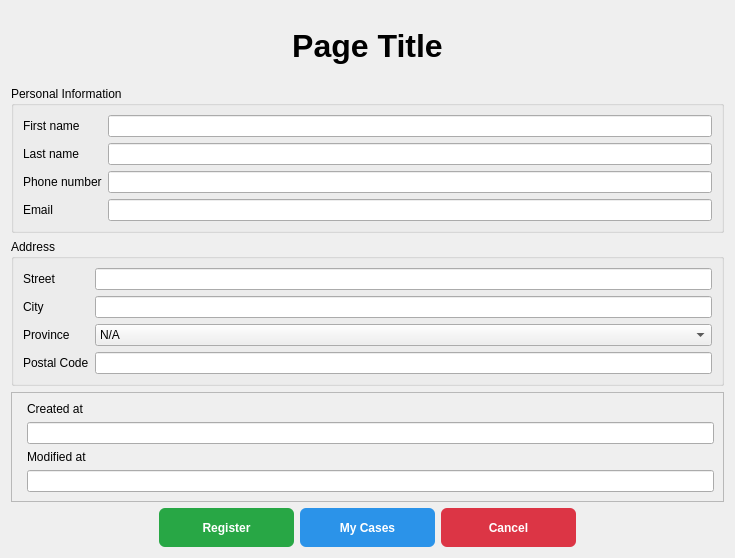
<?xml version="1.0" encoding="UTF-8"?>
<ui version="4.0">
 <class>ClientForm</class>
 <widget class="QWidget" name="ClientForm">
  <property name="geometry">
   <rect>
    <x>0</x>
    <y>0</y>
    <width>735</width>
    <height>558</height>
   </rect>
  </property>
  <property name="windowTitle">
   <string>Form</string>
  </property>
  <layout class="QVBoxLayout" name="verticalLayout">
   <item>
    <widget class="QLabel" name="page_title">
     <property name="font">
      <font>
       <pointsize>24</pointsize>
       <bold>true</bold>
      </font>
     </property>
     <property name="text">
      <string>Page Title</string>
     </property>
     <property name="alignment">
      <set>Qt::AlignmentFlag::AlignCenter</set>
     </property>
    </widget>
   </item>
   <item>
    <widget class="QGroupBox" name="personalInformationBox">
     <property name="font">
      <font>
       <pointsize>9</pointsize>
      </font>
     </property>
     <property name="title">
      <string>Personal Information</string>
     </property>
     <layout class="QFormLayout" name="formLayout">
      <item row="0" column="0">
       <widget class="QLabel" name="firstNameLabel">
        <property name="font">
         <font>
          <pointsize>9</pointsize>
         </font>
        </property>
        <property name="text">
         <string>First name</string>
        </property>
       </widget>
      </item>
      <item row="0" column="1">
       <widget class="QLineEdit" name="firstNameLineedit">
        <property name="font">
         <font>
          <pointsize>9</pointsize>
         </font>
        </property>
       </widget>
      </item>
      <item row="1" column="0">
       <widget class="QLabel" name="lastNameLabel">
        <property name="font">
         <font>
          <pointsize>9</pointsize>
         </font>
        </property>
        <property name="text">
         <string>Last name</string>
        </property>
       </widget>
      </item>
      <item row="1" column="1">
       <widget class="QLineEdit" name="lastNameLineEdit">
        <property name="font">
         <font>
          <pointsize>9</pointsize>
         </font>
        </property>
       </widget>
      </item>
      <item row="2" column="0">
       <widget class="QLabel" name="phoneNumberLabel">
        <property name="font">
         <font>
          <pointsize>9</pointsize>
         </font>
        </property>
        <property name="text">
         <string>Phone number</string>
        </property>
       </widget>
      </item>
      <item row="2" column="1">
       <widget class="QLineEdit" name="phoneNumberLineEdit">
        <property name="font">
         <font>
          <pointsize>9</pointsize>
         </font>
        </property>
       </widget>
      </item>
      <item row="3" column="0">
       <widget class="QLabel" name="emailLabel">
        <property name="font">
         <font>
          <pointsize>9</pointsize>
         </font>
        </property>
        <property name="text">
         <string>Email</string>
        </property>
       </widget>
      </item>
      <item row="3" column="1">
       <widget class="QLineEdit" name="emailLineEdit">
        <property name="font">
         <font>
          <pointsize>9</pointsize>
         </font>
        </property>
       </widget>
      </item>
     </layout>
    </widget>
   </item>
   <item>
    <widget class="QGroupBox" name="addressBox">
     <property name="font">
      <font>
       <pointsize>9</pointsize>
      </font>
     </property>
     <property name="title">
      <string>Address</string>
     </property>
     <layout class="QFormLayout" name="formLayout_2">
      <item row="0" column="0">
       <widget class="QLabel" name="streetLabel">
        <property name="font">
         <font>
          <pointsize>9</pointsize>
         </font>
        </property>
        <property name="text">
         <string>Street</string>
        </property>
       </widget>
      </item>
      <item row="0" column="1">
       <widget class="QLineEdit" name="streetLineEdit">
        <property name="font">
         <font>
          <pointsize>9</pointsize>
         </font>
        </property>
       </widget>
      </item>
      <item row="1" column="0">
       <widget class="QLabel" name="cityLabel">
        <property name="font">
         <font>
          <pointsize>9</pointsize>
         </font>
        </property>
        <property name="text">
         <string>City</string>
        </property>
       </widget>
      </item>
      <item row="1" column="1">
       <widget class="QLineEdit" name="cityLineEdit">
        <property name="font">
         <font>
          <pointsize>9</pointsize>
         </font>
        </property>
       </widget>
      </item>
      <item row="2" column="0">
       <widget class="QLabel" name="label">
        <property name="font">
         <font>
          <pointsize>9</pointsize>
         </font>
        </property>
        <property name="text">
         <string>Province</string>
        </property>
       </widget>
      </item>
      <item row="2" column="1">
       <widget class="QComboBox" name="provinceCbBox">
        <property name="font">
         <font>
          <pointsize>9</pointsize>
         </font>
        </property>
        <property name="currentText">
         <string>N/A</string>
        </property>
        <item>
         <property name="text">
          <string>N/A</string>
         </property>
        </item>
        <item>
         <property name="text">
          <string>Alberta (AB)</string>
         </property>
        </item>
        <item>
         <property name="text">
          <string>British Columbia (BC)</string>
         </property>
        </item>
        <item>
         <property name="text">
          <string>Manitoba (MB)</string>
         </property>
        </item>
        <item>
         <property name="text">
          <string>New Brunswick (NB)</string>
         </property>
        </item>
        <item>
         <property name="text">
          <string>Newfoundland and Labrador (NL)</string>
         </property>
        </item>
        <item>
         <property name="text">
          <string>Nova Scotia (NS)</string>
         </property>
        </item>
        <item>
         <property name="text">
          <string>Ontario (ON)</string>
         </property>
        </item>
        <item>
         <property name="text">
          <string>Prince Edward Island (PE) </string>
         </property>
        </item>
        <item>
         <property name="text">
          <string>Quebec (QC)</string>
         </property>
        </item>
        <item>
         <property name="text">
          <string>Saskatchewan (SK)</string>
         </property>
        </item>
        <item>
         <property name="text">
          <string>Northwest Territories (NT)</string>
         </property>
        </item>
        <item>
         <property name="text">
          <string>Nunavut (NU)</string>
         </property>
        </item>
        <item>
         <property name="text">
          <string>Yukon (YT)</string>
         </property>
        </item>
       </widget>
      </item>
      <item row="3" column="0">
       <widget class="QLabel" name="postalCodeLabel">
        <property name="font">
         <font>
          <pointsize>9</pointsize>
         </font>
        </property>
        <property name="text">
         <string>Postal Code</string>
        </property>
       </widget>
      </item>
      <item row="3" column="1">
       <widget class="QLineEdit" name="postalCodeLineEdit">
        <property name="font">
         <font>
          <pointsize>9</pointsize>
         </font>
        </property>
       </widget>
      </item>
     </layout>
    </widget>
   </item>
   <item>
    <widget class="QFrame" name="frameCreationModification">
     <property name="frameShape">
      <enum>QFrame::Shape::StyledPanel</enum>
     </property>
     <property name="frameShadow">
      <enum>QFrame::Shadow::Raised</enum>
     </property>
     <layout class="QFormLayout" name="formLayout_3">
      <item row="1" column="1">
       <widget class="QLineEdit" name="createdAtLineEdit">
        <property name="readOnly">
         <bool>true</bool>
        </property>
       </widget>
      </item>
      <item row="2" column="1">
       <widget class="QLabel" name="ModifiedAtLabel">
        <property name="text">
         <string>Modified at</string>
        </property>
       </widget>
      </item>
      <item row="3" column="1">
       <widget class="QLineEdit" name="modifiedAtLineEdit">
        <property name="readOnly">
         <bool>true</bool>
        </property>
       </widget>
      </item>
      <item row="0" column="1">
       <widget class="QLabel" name="CreatedAtLabel">
        <property name="text">
         <string>Created at</string>
        </property>
       </widget>
      </item>
     </layout>
    </widget>
   </item>
   <item>
    <layout class="QHBoxLayout" name="btArea">
     <property name="sizeConstraint">
      <enum>QLayout::SizeConstraint::SetDefaultConstraint</enum>
     </property>
     <item>
      <spacer name="horizontalSpacer">
       <property name="orientation">
        <enum>Qt::Orientation::Horizontal</enum>
       </property>
       <property name="sizeHint" stdset="0">
        <size>
         <width>40</width>
         <height>20</height>
        </size>
       </property>
      </spacer>
     </item>
     <item>
      <widget class="QToolButton" name="btRegister">
       <property name="font">
        <font>
         <pointsize>9</pointsize>
         <bold>true</bold>
        </font>
       </property>
       <property name="styleSheet">
        <string notr="true">QToolButton {
    background-color: #28a745;
    color: white;
    border: none;
    border-radius: 6px;
    padding: 8px 16px;
    font-weight: bold;
    width: 100px;
    height: 20px;
}

QToolButton:hover {
    background-color: #5cd65c;
}
</string>
       </property>
       <property name="text">
        <string>Register</string>
       </property>
      </widget>
     </item>
     <item>
      <widget class="QToolButton" name="btMyCases">
       <property name="styleSheet">
        <string notr="true">QToolButton {
    background-color: #2b93e9;
    color: white;
    border: none;
    border-radius: 6px;
    padding: 8px 16px;
    font-weight: bold;
    width: 100px;
    height: 20px;
}

QToolButton:hover {
    background-color: #2b29e9;
}</string>
       </property>
       <property name="text">
        <string>My Cases</string>
       </property>
      </widget>
     </item>
     <item>
      <widget class="QToolButton" name="btCancel">
       <property name="font">
        <font>
         <pointsize>9</pointsize>
         <bold>true</bold>
        </font>
       </property>
       <property name="styleSheet">
        <string notr="true">QToolButton {
    background-color: #dc3545;   /* Vermelho escuro */
    color: white;
    border: none;
    border-radius: 6px;
    padding: 8px 16px;
    font-weight: bold;
    width: 100px;
    height: 20px;
}

QToolButton:hover {
    background-color: #ff4d4d;   /* Vermelho claro no hover */
}
</string>
       </property>
       <property name="text">
        <string>Cancel</string>
       </property>
      </widget>
     </item>
     <item>
      <spacer name="horizontalSpacer_2">
       <property name="orientation">
        <enum>Qt::Orientation::Horizontal</enum>
       </property>
       <property name="sizeHint" stdset="0">
        <size>
         <width>40</width>
         <height>20</height>
        </size>
       </property>
      </spacer>
     </item>
    </layout>
   </item>
  </layout>
 </widget>
 <resources/>
 <connections/>
</ui>
